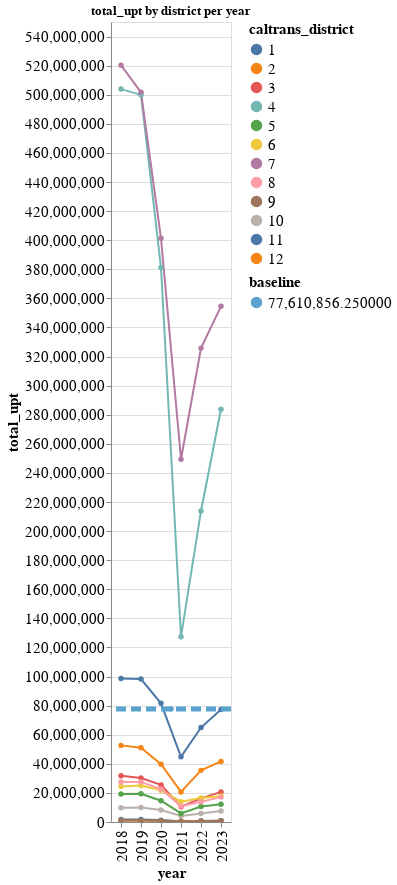
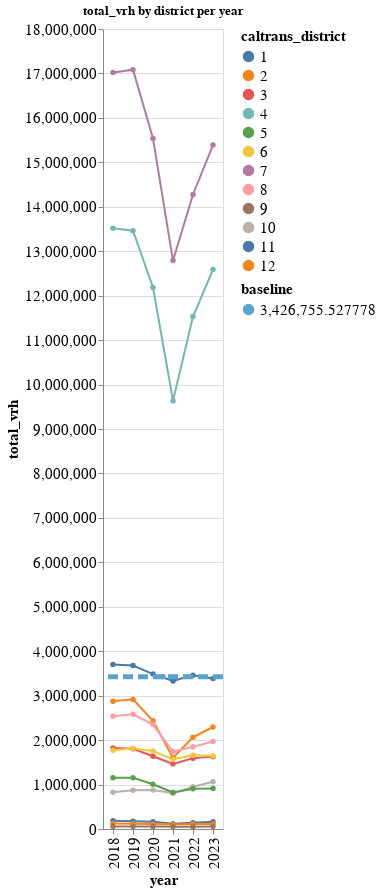

Here is the notebook cell these charts were saved with, in order:
### Markdown cell above
### Metrics grand total by district, per year

### Code cell
for col in district_totals.columns[2:]:
    district_avg = format(district_totals[col].mean(),",.2f")
    
    print(f"\nAverage {col} per  by year: {district_avg}"),
    make_chart(
        data = district_totals.astype({"caltrans_district":"int"}),
        y_col = col,
        x_col = "year:N",
        color_col = "caltrans_district:N",
        title = f"{col} by district per year"
    )

### Figure 1 — Vega-Lite specification as saved in the notebook (floating-point values rounded to 4 significant figures)
{"config": {"view": {"continuousWidth": 300, "continuousHeight": 300}}, "layer": [{"data": {"name": "data-4eb90eb9232e8e37e0e19c47e8d8feb6"}, "mark": {"type": "line", "point": true}, "encoding": {"color": {"field": "caltrans_district", "legend": {"labelFontSize": 15, "titleFontSize": 15}, "type": "nominal"}, "tooltip": [{"field": "total_upt", "type": "quantitative"}, {"field": "year", "type": "nominal"}, {"field": "caltrans_district", "type": "nominal"}], "x": {"axis": {"labelFontSize": 15, "titleFontSize": 15}, "field": "year", "type": "nominal"}, "y": {"axis": {"labelFontSize": 15, "titleFontSize": 15}, "field": "total_upt", "title": "total_upt", "type": "quantitative"}}, "name": "view_4", "title": "total_upt by district per year"}, {"data": {"name": "data-d5acde20ce979b3ece2444914e1f2c3b"}, "mark": {"type": "rule", "color": "red", "point": true, "strokeDash": [10, 5], "strokeWidth": 5}, "encoding": {"color": {"field": "baseline", "legend": {"labelFontSize": 15, "title": "baseline", "titleFontSize": 15}, "type": "quantitative"}, "tooltip": [{"field": "baseline", "type": "quantitative"}], "y": {"axis": {"format": ",.0f", "orient": "left"}, "field": "baseline", "type": "quantitative"}}}], "height": 800, "params": [{"name": "param_7", "select": {"type": "interval", "encodings": ["x", "y"]}, "bind": "scales", "views": ["view_4"]}], "resolve": {"scale": {"y": "shared"}}, "width": "container", "$schema": "https://vega.github.io/schema/vega-lite/v5.20.1.json", "datasets": {"data-4eb90eb9232e8e37e0e19c47e8d8feb6": [{"caltrans_district": 1, "year": 2018, "total_upt": 1751000.0, "total_vrh": 183500.0, "total_pmt": 0.0}, {"caltrans_district": 1, "year": 2019, "total_upt": 1647000.0, "total_vrh": 176400.0, "total_pmt": 0.0}, {"caltrans_district": 1, "year": 2020, "total_upt": 1294000.0, "total_vrh": 163900.0, "total_pmt": 0.0}, {"caltrans_district": 1, "year": 2021, "total_upt": 557300.0, "total_vrh": 120100.0, "total_pmt": 0.0}, {"caltrans_district": 1, "year": 2022, "total_upt": 718200.0, "total_vrh": 139300.0, "total_pmt": 0.0}, {"caltrans_district": 1, "year": 2023, "total_upt": 928600.0, "total_vrh": 160800.0, "total_pmt": 0.0}, {"caltrans_district": 10, "year": 2018, "total_upt": 9841000.0, "total_vrh": 826900.0, "total_pmt": 100000000.0}, {"caltrans_district": 10, "year": 2019, "total_upt": 9912000.0, "total_vrh": 870500.0, "total_pmt": 109800000.0}, {"caltrans_district": 10, "year": 2020, "total_upt": 8300000.0, "total_vrh": 874700.0, "total_pmt": 88190000.0}, {"caltrans_district": 10, "year": 2021, "total_upt": 4107000.0, "total_vrh": 805500.0, "total_pmt": 44330000.0}, {"caltrans_district": 10, "year": 2022, "total_upt": 5909000.0, "total_vrh": 949800.0, "total_pmt": 72860000.0}, {"caltrans_district": 10, "year": 2023, "total_upt": 7601000.0, "total_vrh": 1065000.0, "total_pmt": 97750000.0}, {"caltrans_district": 11, "year": 2018, "total_upt": 98640000.0, "total_vrh": 3700000.0, "total_pmt": 597800000.0}, {"caltrans_district": 11, "year": 2019, "total_upt": 98280000.0, "total_vrh": 3678000.0, "total_pmt": 593700000.0}, {"caltrans_district": 11, "year": 2020, "total_upt": 81610000.0, "total_vrh": 3485000.0, "total_pmt": 504700000.0}, {"caltrans_district": 11, "year": 2021, "total_upt": 44800000.0, "total_vrh": 3329000.0, "total_pmt": 290700000.0}, {"caltrans_district": 11, "year": 2022, "total_upt": 64940000.0, "total_vrh": 3459000.0, "total_pmt": 420300000.0}, {"caltrans_district": 11, "year": 2023, "total_upt": 77320000.0, "total_vrh": 3387000.0, "total_pmt": 510500000.0}, {"caltrans_district": 12, "year": 2018, "total_upt": 52680000.0, "total_vrh": 2874000.0, "total_pmt": 235600000.0}, {"caltrans_district": 12, "year": 2019, "total_upt": 51010000.0, "total_vrh": 2917000.0, "total_pmt": 224100000.0}, {"caltrans_district": 12, "year": 2020, "total_upt": 39760000.0, "total_vrh": 2434000.0, "total_pmt": 169900000.0}, {"caltrans_district": 12, "year": 2021, "total_upt": 20690000.0, "total_vrh": 1603000.0, "total_pmt": 104600000.0}, {"caltrans_district": 12, "year": 2022, "total_upt": 35490000.0, "total_vrh": 2064000.0, "total_pmt": 145600000.0}, {"caltrans_district": 12, "year": 2023, "total_upt": 41630000.0, "total_vrh": 2295000.0, "total_pmt": 148100000.0}, {"caltrans_district": 2, "year": 2018, "total_upt": 1019000.0, "total_vrh": 123600.0, "total_pmt": 5249000.0}, {"caltrans_district": 2, "year": 2019, "total_upt": 934100.0, "total_vrh": 120000.0, "total_pmt": 4726000.0}, {"caltrans_district": 2, "year": 2020, "total_upt": 842900.0, "total_vrh": 110000.0, "total_pmt": 3590000.0}, {"caltrans_district": 2, "year": 2021, "total_upt": 497300.0, "total_vrh": 102200.0, "total_pmt": 1632000.0}, {"caltrans_district": 2, "year": 2022, "total_upt": 494800.0, "total_vrh": 110400.0, "total_pmt": 1527000.0}, {"caltrans_district": 2, "year": 2023, "total_upt": 673300.0, "total_vrh": 113700.0, "total_pmt": 0.0}, {"caltrans_district": 3, "year": 2018, "total_upt": 31770000.0, "total_vrh": 1823000.0, "total_pmt": 165200000.0}, {"caltrans_district": 3, "year": 2019, "total_upt": 30200000.0, "total_vrh": 1806000.0, "total_pmt": 157300000.0}, {"caltrans_district": 3, "year": 2020, "total_upt": 25500000.0, "total_vrh": 1637000.0, "total_pmt": 126000000.0}, {"caltrans_district": 3, "year": 2021, "total_upt": 10500000.0, "total_vrh": 1465000.0, "total_pmt": 51450000.0}, {"caltrans_district": 3, "year": 2022, "total_upt": 16230000.0, "total_vrh": 1591000.0, "total_pmt": 74540000.0}, {"caltrans_district": 3, "year": 2023, "total_upt": 20680000.0, "total_vrh": 1628000.0, "total_pmt": 85190000.0}, {"caltrans_district": 4, "year": 2018, "total_upt": 503900000.0, "total_vrh": 13520000.0, "total_pmt": 3358000000.0}, {"caltrans_district": 4, "year": 2019, "total_upt": 499900000.0, "total_vrh": 13460000.0, "total_pmt": 3341000000.0}, {"caltrans_district": 4, "year": 2020, "total_upt": 381200000.0, "total_vrh": 12180000.0, "total_pmt": 2476000000.0}, {"caltrans_district": 4, "year": 2021, "total_upt": 127400000.0, "total_vrh": 9636000.0, "total_pmt": 626700000.0}, {"caltrans_district": 4, "year": 2022, "total_upt": 213900000.0, "total_vrh": 11530000.0, "total_pmt": 1192000000.0}, {"caltrans_district": 4, "year": 2023, "total_upt": 283700000.0, "total_vrh": 12590000.0, "total_pmt": 1572000000.0}, {"caltrans_district": 5, "year": 2018, "total_upt": 19300000.0, "total_vrh": 1151000.0, "total_pmt": 104300000.0}, {"caltrans_district": 5, "year": 2019, "total_upt": 19370000.0, "total_vrh": 1154000.0, "total_pmt": 102600000.0}, {"caltrans_district": 5, "year": 2020, "total_upt": 14610000.0, "total_vrh": 1007000.0, "total_pmt": 76120000.0}, {"caltrans_district": 5, "year": 2021, "total_upt": 5876000.0, "total_vrh": 822200.0, "total_pmt": 32040000.0}, {"caltrans_district": 5, "year": 2022, "total_upt": 10650000.0, "total_vrh": 904800.0, "total_pmt": 51830000.0}, {"caltrans_district": 5, "year": 2023, "total_upt": 12230000.0, "total_vrh": 910900.0, "total_pmt": 59850000.0}, {"caltrans_district": 6, "year": 2018, "total_upt": 24390000.0, "total_vrh": 1773000.0, "total_pmt": 192200000.0}, {"caltrans_district": 6, "year": 2019, "total_upt": 25050000.0, "total_vrh": 1814000.0, "total_pmt": 189400000.0}, {"caltrans_district": 6, "year": 2020, "total_upt": 21840000.0, "total_vrh": 1756000.0, "total_pmt": 175400000.0}, {"caltrans_district": 6, "year": 2021, "total_upt": 13990000.0, "total_vrh": 1572000.0, "total_pmt": 145200000.0}, {"caltrans_district": 6, "year": 2022, "total_upt": 16430000.0, "total_vrh": 1657000.0, "total_pmt": 155900000.0}, {"caltrans_district": 6, "year": 2023, "total_upt": 17830000.0, "total_vrh": 1650000.0, "total_pmt": 155900000.0}, {"caltrans_district": 7, "year": 2018, "total_upt": 520300000.0, "total_vrh": 17020000.0, "total_pmt": 2948000000.0}, {"caltrans_district": 7, "year": 2019, "total_upt": 501700000.0, "total_vrh": 17080000.0, "total_pmt": 2886000000.0}, {"caltrans_district": 7, "year": 2020, "total_upt": 401300000.0, "total_vrh": 15540000.0, "total_pmt": 2253000000.0}, {"caltrans_district": 7, "year": 2021, "total_upt": 249400000.0, "total_vrh": 12790000.0, "total_pmt": 1038000000.0}, {"caltrans_district": 7, "year": 2022, "total_upt": 325800000.0, "total_vrh": 14280000.0, "total_pmt": 1405000000.0}, {"caltrans_district": 7, "year": 2023, "total_upt": 354500000.0, "total_vrh": 15390000.0, "total_pmt": 1650000000.0}, {"caltrans_district": 8, "year": 2018, "total_upt": 27520000.0, "total_vrh": 2536000.0, "total_pmt": 220100000.0}, {"caltrans_district": 8, "year": 2019, "total_upt": 27530000.0, "total_vrh": 2580000.0, "total_pmt": 213400000.0}, {"caltrans_district": 8, "year": 2020, "total_upt": 22600000.0, "total_vrh": 2349000.0, "total_pmt": 179700000.0}, {"caltrans_district": 8, "year": 2021, "total_upt": 10920000.0, "total_vrh": 1742000.0, "total_pmt": 92570000.0}, {"caltrans_district": 8, "year": 2022, "total_upt": 13940000.0, "total_vrh": 1848000.0, "total_pmt": 120000000.0}, {"caltrans_district": 8, "year": 2023, "total_upt": 17110000.0, "total_vrh": 1968000.0, "total_pmt": 140200000.0}, {"caltrans_district": 9, "year": 2018, "total_upt": 1075000.0, "total_vrh": 58180.0, "total_pmt": 0.0}, {"caltrans_district": 9, "year": 2019, "total_upt": 1124000.0, "total_vrh": 58340.0, "total_pmt": 0.0}, {"caltrans_district": 9, "year": 2020, "total_upt": 880500.0, "total_vrh": 54110.0, "total_pmt": 0.0}, {"caltrans_district": 9, "year": 2021, "total_upt": 379000.0, "total_vrh": 50960.0, "total_pmt": 0.0}, {"caltrans_district": 9, "year": 2022, "total_upt": 772900.0, "total_vrh": 52800.0, "total_pmt": 0.0}, {"caltrans_district": 9, "year": 2023, "total_upt": 907200.0, "total_vrh": 56340.0, "total_pmt": 0.0}], "data-d5acde20ce979b3ece2444914e1f2c3b": [{"baseline": 77610000.0}]}}

### Figure 2 — Vega-Lite specification as saved in the notebook (floating-point values rounded to 4 significant figures)
{"config": {"view": {"continuousWidth": 300, "continuousHeight": 300}}, "layer": [{"data": {"name": "data-4eb90eb9232e8e37e0e19c47e8d8feb6"}, "mark": {"type": "line", "point": true}, "encoding": {"color": {"field": "caltrans_district", "legend": {"labelFontSize": 15, "titleFontSize": 15}, "type": "nominal"}, "tooltip": [{"field": "total_vrh", "type": "quantitative"}, {"field": "year", "type": "nominal"}, {"field": "caltrans_district", "type": "nominal"}], "x": {"axis": {"labelFontSize": 15, "titleFontSize": 15}, "field": "year", "type": "nominal"}, "y": {"axis": {"labelFontSize": 15, "titleFontSize": 15}, "field": "total_vrh", "title": "total_vrh", "type": "quantitative"}}, "name": "view_5", "title": "total_vrh by district per year"}, {"data": {"name": "data-17f09ca95a80c52a57c4b1d73d3508af"}, "mark": {"type": "rule", "color": "red", "point": true, "strokeDash": [10, 5], "strokeWidth": 5}, "encoding": {"color": {"field": "baseline", "legend": {"labelFontSize": 15, "title": "baseline", "titleFontSize": 15}, "type": "quantitative"}, "tooltip": [{"field": "baseline", "type": "quantitative"}], "y": {"axis": {"format": ",.0f", "orient": "left"}, "field": "baseline", "type": "quantitative"}}}], "height": 800, "params": [{"name": "param_8", "select": {"type": "interval", "encodings": ["x", "y"]}, "bind": "scales", "views": ["view_5"]}], "resolve": {"scale": {"y": "shared"}}, "width": "container", "$schema": "https://vega.github.io/schema/vega-lite/v5.20.1.json", "datasets": {"data-4eb90eb9232e8e37e0e19c47e8d8feb6": [{"caltrans_district": 1, "year": 2018, "total_upt": 1751000.0, "total_vrh": 183500.0, "total_pmt": 0.0}, {"caltrans_district": 1, "year": 2019, "total_upt": 1647000.0, "total_vrh": 176400.0, "total_pmt": 0.0}, {"caltrans_district": 1, "year": 2020, "total_upt": 1294000.0, "total_vrh": 163900.0, "total_pmt": 0.0}, {"caltrans_district": 1, "year": 2021, "total_upt": 557300.0, "total_vrh": 120100.0, "total_pmt": 0.0}, {"caltrans_district": 1, "year": 2022, "total_upt": 718200.0, "total_vrh": 139300.0, "total_pmt": 0.0}, {"caltrans_district": 1, "year": 2023, "total_upt": 928600.0, "total_vrh": 160800.0, "total_pmt": 0.0}, {"caltrans_district": 10, "year": 2018, "total_upt": 9841000.0, "total_vrh": 826900.0, "total_pmt": 100000000.0}, {"caltrans_district": 10, "year": 2019, "total_upt": 9912000.0, "total_vrh": 870500.0, "total_pmt": 109800000.0}, {"caltrans_district": 10, "year": 2020, "total_upt": 8300000.0, "total_vrh": 874700.0, "total_pmt": 88190000.0}, {"caltrans_district": 10, "year": 2021, "total_upt": 4107000.0, "total_vrh": 805500.0, "total_pmt": 44330000.0}, {"caltrans_district": 10, "year": 2022, "total_upt": 5909000.0, "total_vrh": 949800.0, "total_pmt": 72860000.0}, {"caltrans_district": 10, "year": 2023, "total_upt": 7601000.0, "total_vrh": 1065000.0, "total_pmt": 97750000.0}, {"caltrans_district": 11, "year": 2018, "total_upt": 98640000.0, "total_vrh": 3700000.0, "total_pmt": 597800000.0}, {"caltrans_district": 11, "year": 2019, "total_upt": 98280000.0, "total_vrh": 3678000.0, "total_pmt": 593700000.0}, {"caltrans_district": 11, "year": 2020, "total_upt": 81610000.0, "total_vrh": 3485000.0, "total_pmt": 504700000.0}, {"caltrans_district": 11, "year": 2021, "total_upt": 44800000.0, "total_vrh": 3329000.0, "total_pmt": 290700000.0}, {"caltrans_district": 11, "year": 2022, "total_upt": 64940000.0, "total_vrh": 3459000.0, "total_pmt": 420300000.0}, {"caltrans_district": 11, "year": 2023, "total_upt": 77320000.0, "total_vrh": 3387000.0, "total_pmt": 510500000.0}, {"caltrans_district": 12, "year": 2018, "total_upt": 52680000.0, "total_vrh": 2874000.0, "total_pmt": 235600000.0}, {"caltrans_district": 12, "year": 2019, "total_upt": 51010000.0, "total_vrh": 2917000.0, "total_pmt": 224100000.0}, {"caltrans_district": 12, "year": 2020, "total_upt": 39760000.0, "total_vrh": 2434000.0, "total_pmt": 169900000.0}, {"caltrans_district": 12, "year": 2021, "total_upt": 20690000.0, "total_vrh": 1603000.0, "total_pmt": 104600000.0}, {"caltrans_district": 12, "year": 2022, "total_upt": 35490000.0, "total_vrh": 2064000.0, "total_pmt": 145600000.0}, {"caltrans_district": 12, "year": 2023, "total_upt": 41630000.0, "total_vrh": 2295000.0, "total_pmt": 148100000.0}, {"caltrans_district": 2, "year": 2018, "total_upt": 1019000.0, "total_vrh": 123600.0, "total_pmt": 5249000.0}, {"caltrans_district": 2, "year": 2019, "total_upt": 934100.0, "total_vrh": 120000.0, "total_pmt": 4726000.0}, {"caltrans_district": 2, "year": 2020, "total_upt": 842900.0, "total_vrh": 110000.0, "total_pmt": 3590000.0}, {"caltrans_district": 2, "year": 2021, "total_upt": 497300.0, "total_vrh": 102200.0, "total_pmt": 1632000.0}, {"caltrans_district": 2, "year": 2022, "total_upt": 494800.0, "total_vrh": 110400.0, "total_pmt": 1527000.0}, {"caltrans_district": 2, "year": 2023, "total_upt": 673300.0, "total_vrh": 113700.0, "total_pmt": 0.0}, {"caltrans_district": 3, "year": 2018, "total_upt": 31770000.0, "total_vrh": 1823000.0, "total_pmt": 165200000.0}, {"caltrans_district": 3, "year": 2019, "total_upt": 30200000.0, "total_vrh": 1806000.0, "total_pmt": 157300000.0}, {"caltrans_district": 3, "year": 2020, "total_upt": 25500000.0, "total_vrh": 1637000.0, "total_pmt": 126000000.0}, {"caltrans_district": 3, "year": 2021, "total_upt": 10500000.0, "total_vrh": 1465000.0, "total_pmt": 51450000.0}, {"caltrans_district": 3, "year": 2022, "total_upt": 16230000.0, "total_vrh": 1591000.0, "total_pmt": 74540000.0}, {"caltrans_district": 3, "year": 2023, "total_upt": 20680000.0, "total_vrh": 1628000.0, "total_pmt": 85190000.0}, {"caltrans_district": 4, "year": 2018, "total_upt": 503900000.0, "total_vrh": 13520000.0, "total_pmt": 3358000000.0}, {"caltrans_district": 4, "year": 2019, "total_upt": 499900000.0, "total_vrh": 13460000.0, "total_pmt": 3341000000.0}, {"caltrans_district": 4, "year": 2020, "total_upt": 381200000.0, "total_vrh": 12180000.0, "total_pmt": 2476000000.0}, {"caltrans_district": 4, "year": 2021, "total_upt": 127400000.0, "total_vrh": 9636000.0, "total_pmt": 626700000.0}, {"caltrans_district": 4, "year": 2022, "total_upt": 213900000.0, "total_vrh": 11530000.0, "total_pmt": 1192000000.0}, {"caltrans_district": 4, "year": 2023, "total_upt": 283700000.0, "total_vrh": 12590000.0, "total_pmt": 1572000000.0}, {"caltrans_district": 5, "year": 2018, "total_upt": 19300000.0, "total_vrh": 1151000.0, "total_pmt": 104300000.0}, {"caltrans_district": 5, "year": 2019, "total_upt": 19370000.0, "total_vrh": 1154000.0, "total_pmt": 102600000.0}, {"caltrans_district": 5, "year": 2020, "total_upt": 14610000.0, "total_vrh": 1007000.0, "total_pmt": 76120000.0}, {"caltrans_district": 5, "year": 2021, "total_upt": 5876000.0, "total_vrh": 822200.0, "total_pmt": 32040000.0}, {"caltrans_district": 5, "year": 2022, "total_upt": 10650000.0, "total_vrh": 904800.0, "total_pmt": 51830000.0}, {"caltrans_district": 5, "year": 2023, "total_upt": 12230000.0, "total_vrh": 910900.0, "total_pmt": 59850000.0}, {"caltrans_district": 6, "year": 2018, "total_upt": 24390000.0, "total_vrh": 1773000.0, "total_pmt": 192200000.0}, {"caltrans_district": 6, "year": 2019, "total_upt": 25050000.0, "total_vrh": 1814000.0, "total_pmt": 189400000.0}, {"caltrans_district": 6, "year": 2020, "total_upt": 21840000.0, "total_vrh": 1756000.0, "total_pmt": 175400000.0}, {"caltrans_district": 6, "year": 2021, "total_upt": 13990000.0, "total_vrh": 1572000.0, "total_pmt": 145200000.0}, {"caltrans_district": 6, "year": 2022, "total_upt": 16430000.0, "total_vrh": 1657000.0, "total_pmt": 155900000.0}, {"caltrans_district": 6, "year": 2023, "total_upt": 17830000.0, "total_vrh": 1650000.0, "total_pmt": 155900000.0}, {"caltrans_district": 7, "year": 2018, "total_upt": 520300000.0, "total_vrh": 17020000.0, "total_pmt": 2948000000.0}, {"caltrans_district": 7, "year": 2019, "total_upt": 501700000.0, "total_vrh": 17080000.0, "total_pmt": 2886000000.0}, {"caltrans_district": 7, "year": 2020, "total_upt": 401300000.0, "total_vrh": 15540000.0, "total_pmt": 2253000000.0}, {"caltrans_district": 7, "year": 2021, "total_upt": 249400000.0, "total_vrh": 12790000.0, "total_pmt": 1038000000.0}, {"caltrans_district": 7, "year": 2022, "total_upt": 325800000.0, "total_vrh": 14280000.0, "total_pmt": 1405000000.0}, {"caltrans_district": 7, "year": 2023, "total_upt": 354500000.0, "total_vrh": 15390000.0, "total_pmt": 1650000000.0}, {"caltrans_district": 8, "year": 2018, "total_upt": 27520000.0, "total_vrh": 2536000.0, "total_pmt": 220100000.0}, {"caltrans_district": 8, "year": 2019, "total_upt": 27530000.0, "total_vrh": 2580000.0, "total_pmt": 213400000.0}, {"caltrans_district": 8, "year": 2020, "total_upt": 22600000.0, "total_vrh": 2349000.0, "total_pmt": 179700000.0}, {"caltrans_district": 8, "year": 2021, "total_upt": 10920000.0, "total_vrh": 1742000.0, "total_pmt": 92570000.0}, {"caltrans_district": 8, "year": 2022, "total_upt": 13940000.0, "total_vrh": 1848000.0, "total_pmt": 120000000.0}, {"caltrans_district": 8, "year": 2023, "total_upt": 17110000.0, "total_vrh": 1968000.0, "total_pmt": 140200000.0}, {"caltrans_district": 9, "year": 2018, "total_upt": 1075000.0, "total_vrh": 58180.0, "total_pmt": 0.0}, {"caltrans_district": 9, "year": 2019, "total_upt": 1124000.0, "total_vrh": 58340.0, "total_pmt": 0.0}, {"caltrans_district": 9, "year": 2020, "total_upt": 880500.0, "total_vrh": 54110.0, "total_pmt": 0.0}, {"caltrans_district": 9, "year": 2021, "total_upt": 379000.0, "total_vrh": 50960.0, "total_pmt": 0.0}, {"caltrans_district": 9, "year": 2022, "total_upt": 772900.0, "total_vrh": 52800.0, "total_pmt": 0.0}, {"caltrans_district": 9, "year": 2023, "total_upt": 907200.0, "total_vrh": 56340.0, "total_pmt": 0.0}], "data-17f09ca95a80c52a57c4b1d73d3508af": [{"baseline": 3427000.0}]}}
